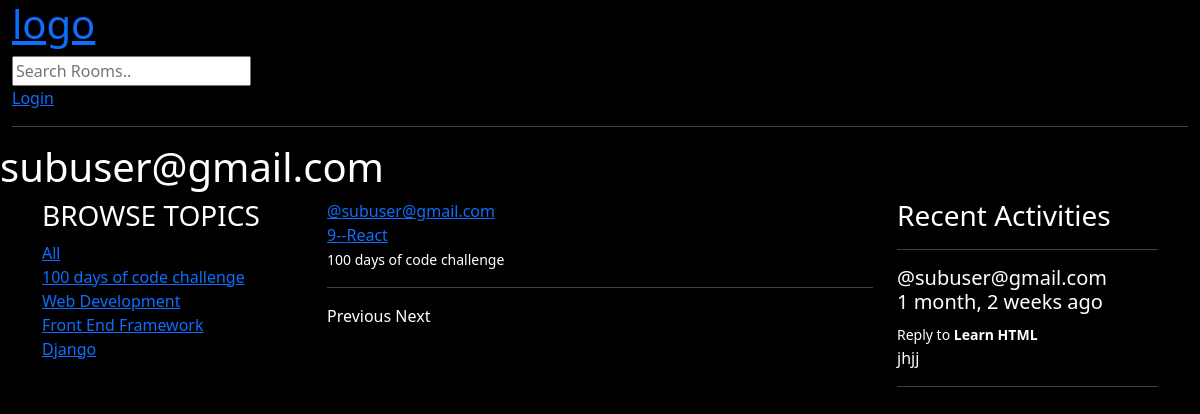
The page /profile/3 on the database its author committed.
### base/models.py (models this page shows, shortened)
class Topic(models.Model):
    name = models.CharField(max_length=200)

class Room(models.Model):
    host= models.ForeignKey(User,on_delete=models.SET_NULL,null=True)
    topic = models.ForeignKey(Topic,on_delete=models.SET_NULL,null=True)
    name = models.CharField(max_length=200)
    description = models.TextField(null=True,blank=True)
    participants=models.ManyToManyField(User,related_name='participants',blank=True)
    updated= models.DateTimeField(auto_now=True)    # every save
    created =models.DateTimeField(auto_now_add=True)# first save
    class Meta:
        ordering =["-updated","-created"]
    def __str__(self):
        return self.name

class Messages(models.Model):
    user = models.ForeignKey(User,on_delete=models.CASCADE)
    room = models.ForeignKey(Room,on_delete=models.CASCADE)
    body =models.TextField()
    updated = models.DateTimeField(auto_now=True)  # every save
    created = models.DateTimeField(auto_now_add=True)  # first save

### base/views.py (the view)
# urls.py: path('profile/<str:pk>', views.userProfile, name='profile'),
def userProfile(request,pk):
    user =User.objects.get(id=int(pk))
    rooms = user.room_set.all()
    room_msgs = user.messages_set.all()
    topics =Topic.objects.all()
    context={'user':user,'rooms':rooms,'room_msgs':room_msgs,'topics':topics}
    return render(request,'./base/profile.html',context)

### templates/base/profile.html
{% extends '../main.html' %}
{% block content %}
<h1>{{user.username}}</h1>
<div class="container">
    <div class="row">
        <div class="col-md-3">
         {% include './topics_component.html' %}
        </div>
        <div class="col-md-6">
       {% include './rooms_component.html' %}
        </div>
        <div class="col-md-3">
          {% include './activity_component.html' %}
        </div>
    </div>
</div>
{% endblock content %}

### templates/base/topics_component.html
<div>
<h3>BROWSE TOPICS</h3>
<a href="{% url 'home' %}">All</a>
{% for topic in topics %}
<div>
<a href="{% url 'home' %}?q={{topic.name}}">{{topic.name}}</a>
</div>
{% endfor %}
</div>

### templates/base/rooms_component.html (shortened to what this page needs)
<div>
{% for room in rooms %}
<div>
<span><a href="{% url 'profile' room.host.id %} ">@{{room.host.username}}</a></span>
<br>
<a type="button" class="pst-group-item pst-group-item-action">
{{room.id}}--<a href="{% url 'room' room.id %}">{{room.name}}</a>
</a>
<br>
<small>{{room.topic.name}}</small>
<br>
<hr>
</div>
{% endfor %}
</div>
     <div>
        {% if rooms.has_previous %}
         <a href="?page={{ rooms.previous_page_number }}">Previous</a>
        {% else %}
        <a>Previous</a>
        {% endif %}
        {% if rooms.has_next %}
        <a href="?page={{ rooms.next_page_number }}">Next</a>
        {% else %}
       <a >Next</a>
        {% endif %}
     </div>

### templates/base/activity_component.html (shortened to what this page needs)
<div>
<h3>Recent Activities</h3>
<hr>
{% for msg in room_msgs%}
<div>
    <h5>@{{msg.user}}  {{msg.created|timesince}} ago</h5>
    <small>Reply to <strong>{{msg.room}}</strong></small>
    <p>{{msg.body}}</p>
</div>
<hr>
{% endfor %}
</div>

### static/styles/main.css (style rules this page uses)
body { background-color:black; color: white; }

### rows shown on the page
Topic: name "100 days of code challenge"
Topic: name "Web Development"
Topic: name "Front End Framework"
Topic: name "Django"
Room: host.username "subuser@gmail.com", id "9", name "React", topic.name "100 days of code challenge"
Messages: user "subuser@gmail.com", created "1 month, 2 weeks", room "Learn HTML", body "jhjj"

### other values the page prints
{{ user.username }} "subuser@gmail.com"
